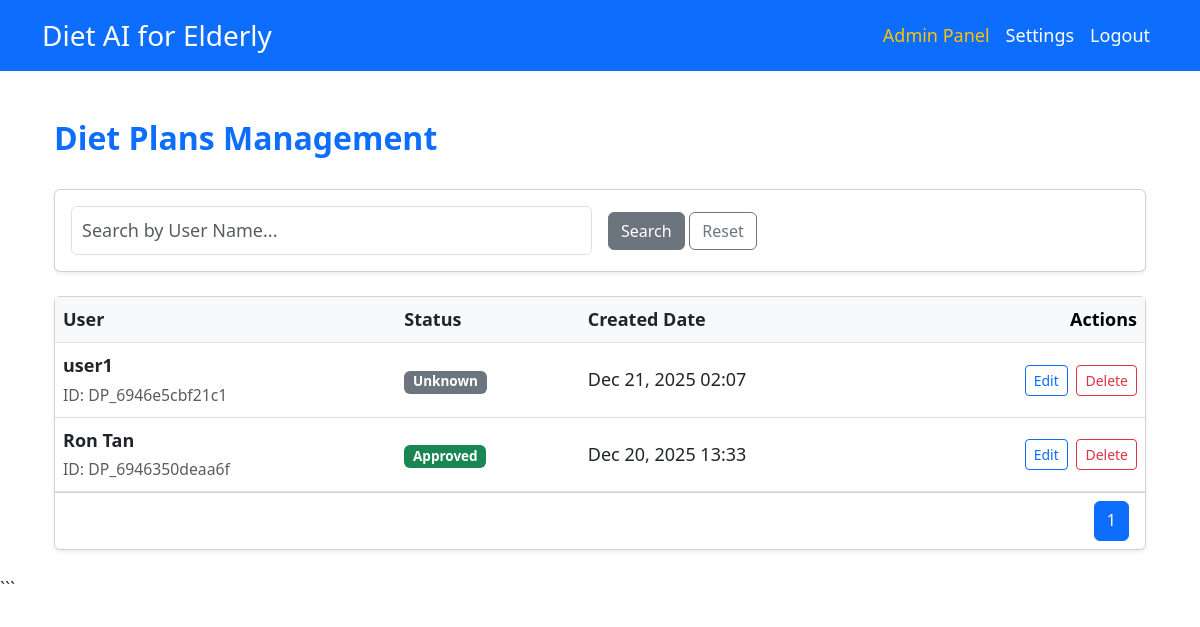
The page /pages/admin/diet-plans.php (signed in) on the database as committed earlier.
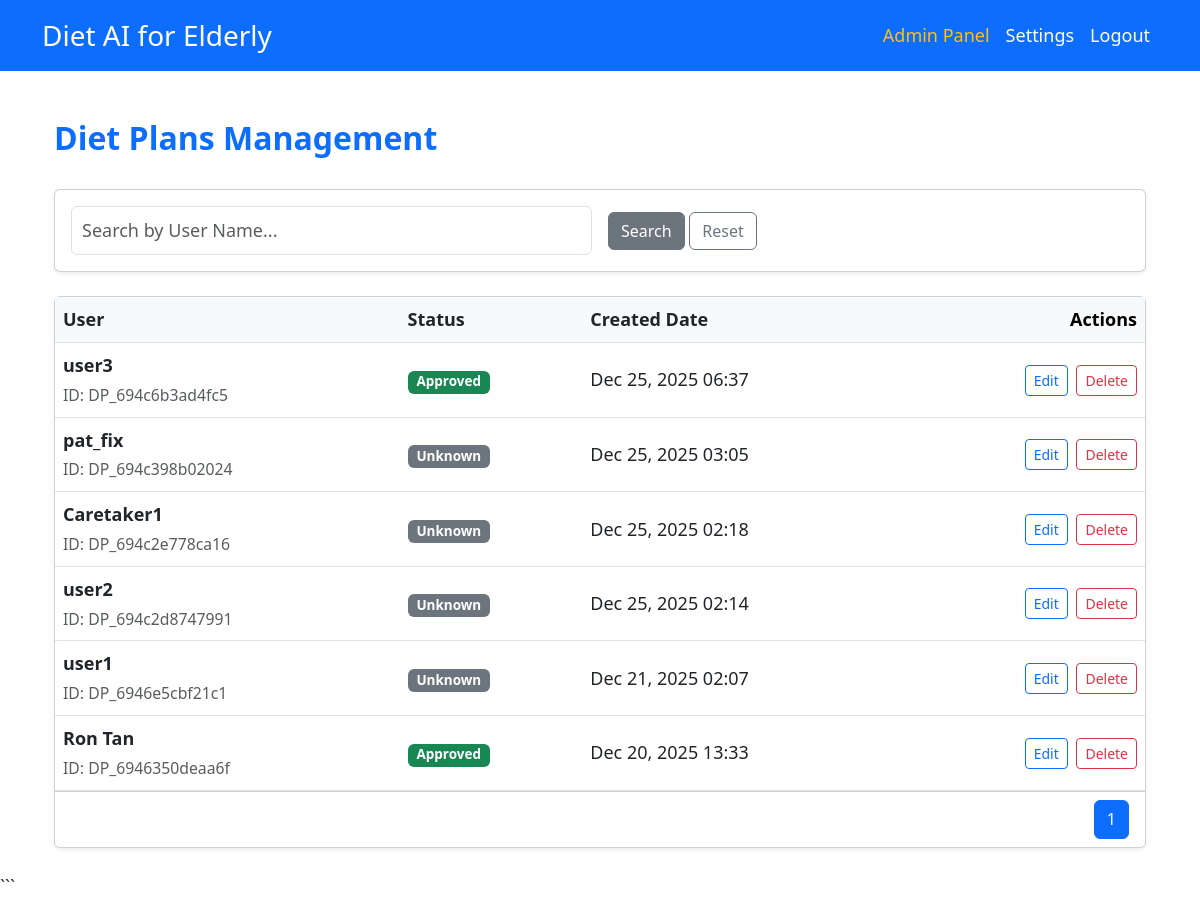
The same page on the database as committed later.
### tables this page shows
CREATE TABLE `diet_plans` (
  `dietPlanID` varchar(50) NOT NULL,
  `elderlyID` varchar(50) NOT NULL,
  `createdAt` datetime NOT NULL DEFAULT current_timestamp()
);

CREATE TABLE `users` (
  `userID` varchar(50) NOT NULL,
  `name` varchar(100) NOT NULL,
  `username` varchar(50) NOT NULL,
  `password` varchar(255) NOT NULL,
  `email` varchar(100) NOT NULL,
  `phoneNo` varchar(20) NOT NULL,
  `age` int(11) NOT NULL,
  `gender` enum('Male','Female','Other') NOT NULL,
  `role` enum('Admin','Dietitian','User','Caretaker') NOT NULL
);

CREATE TABLE `diet_plan_approvals` (
  `approvalID` varchar(50) NOT NULL,
  `dietPlanID` varchar(50) NOT NULL,
  `dietitianID` varchar(50) DEFAULT NULL,
  `status` enum('Pending','Approved','Revise') NOT NULL DEFAULT 'Pending',
  `approvalDate` datetime DEFAULT NULL
);

### pages/admin/diet-plans.php (the view, shortened to what the changed rows need)
<?php
require_once '../../includes/db.php';
include '../../includes/header.php';
$search = $_GET['search'] ?? '';
$sort = $_GET['sort'] ?? 'createdAt';
$dir = $_GET['dir'] ?? 'DESC';
$page = isset($_GET['page']) ? (int) $_GET['page'] : 1;
$perPage = 10;
$offset = ($page - 1) * $perPage;
$query = "
    SELECT dp.dietPlanID, dp.createdAt, u.name as elderlyName, dpa.status
    FROM diet_plans dp
    JOIN users u ON dp.elderlyID = u.userID
    LEFT JOIN diet_plan_approvals dpa ON dp.dietPlanID = dpa.dietPlanID
    WHERE 1=1
";
$params = [];
$countStmt = $pdo->prepare("SELECT COUNT(*) FROM (" . $query . ") as count_table");
$countStmt->execute($params);
$totalRecords = $countStmt->fetchColumn();
$totalPages = ceil($totalRecords / $perPage);
$query .= " ORDER BY $sort $dir LIMIT $perPage OFFSET $offset";
$stmt = $pdo->prepare($query);
$stmt->execute($params);
$plans = $stmt->fetchAll(PDO::FETCH_ASSOC);
function getSortLink($column, $currentSort, $currentDir, $search)
{
    $newDir = ($column == $currentSort && $currentDir == 'ASC') ? 'DESC' : 'ASC';
    return "?sort=$column&dir=$newDir&search=" . urlencode($search);
}
function getSortIcon($column, $currentSort, $currentDir)
{
    if ($column != $currentSort)
        return '<i class="bi bi-arrow-down-up text-muted small ms-1"></i>';
    return $currentDir == 'ASC' ? '<i class="bi bi-arrow-up-short ms-1"></i>' : '<i class="bi bi-arrow-down-short ms-1"></i>';
}
?>
<div class="container-fluid py-4">
    <div class="d-flex justify-content-between align-items-center mb-4">
        <h2 class="text-primary"><i class="bi bi-journal-medical"></i> Diet Plans Management</h2>
    </div>
    <div class="card shadow-sm">
        <div class="card-body p-0">
            <div class="table-responsive">
                <table class="table table-hover mb-0 align-middle">
                    <thead class="table-light">
                        <tr>
                            <th><a href="<?= getSortLink('elderlyName', $sort, $dir, $search) ?>"
                                    class="text-dark text-decoration-none">User
                                    <?= getSortIcon('elderlyName', $sort, $dir) ?></a></th>
                            <th><a href="<?= getSortLink('status', $sort, $dir, $search) ?>"
                                    class="text-dark text-decoration-none">Status
                                    <?= getSortIcon('status', $sort, $dir) ?></a></th>
                            <th><a href="<?= getSortLink('createdAt', $sort, $dir, $search) ?>"
                                    class="text-dark text-decoration-none">Created Date
                                    <?= getSortIcon('createdAt', $sort, $dir) ?></a></th>
                            <th class="text-end">Actions</th>
                        </tr>
                    </thead>
                    <tbody>
                        <?php if (empty($plans)): ?>
                            <tr>
                                <td colspan="4" class="text-center py-4">No diet plans found.</td>
                            </tr>
                        <?php else: ?>
                            <?php foreach ($plans as $p): ?>
                                <tr>
                                    <td>
                                        <div class="fw-bold"><?= htmlspecialchars($p['elderlyName']) ?></div>
                                        <small class="text-muted">ID: <?= $p['dietPlanID'] ?></small>
                                    </td>
                                    <td>
                                        <?php
                                        $badge = 'secondary';
                                        if ($p['status'] == 'Approved')
                                            $badge = 'success';
                                        ?>
                                        <span class="badge bg-<?= $badge ?>"><?= $p['status'] ?? 'Unknown' ?></span>
                                    </td>
                                    <td><?= date('M d, Y H:i', strtotime($p['createdAt'])) ?></td>
                                    <td class="text-end">
                                        <a href="../../pages/review-plans.php?id=<?= $p['dietPlanID'] ?>"
                                            class="btn btn-sm btn-outline-primary me-1">
                                            <i class="bi bi-pencil"></i> Edit
                                        </a>
                                        <form method="post" class="d-inline"
                                            onsubmit="return confirm('Are you sure you want to delete this plan? This cannot be undone.');">
                                            <button type="submit" class="btn btn-sm btn-outline-danger">
                                                <i class="bi bi-trash"></i> Delete
                                            </button>
                                        </form>
                                    </td>
                                </tr>
                            <?php endforeach; ?>
                        <?php endif; ?>
                    </tbody>
                </table>
            </div>
        </div>
        <div class="card-footer bg-white d-flex justify-content-end">
            <nav>
                <ul class="pagination mb-0">
                    <?php for ($i = 1; $i <= $totalPages; $i++): ?>
                        <li class="page-item <?= $i == $page ? 'active' : '' ?>">
                            <a class="page-link"
                                href="?page=<?= $i ?>&search=<?= urlencode($search) ?>&sort=<?= $sort ?>&dir=<?= $dir ?>"><?= $i ?></a>
                        </li>
                    <?php endfor; ?>
                </ul>
            </nav>
        </div>
    </div>
</div>
<?php include '../../includes/footer.php'; ?>

Rows that differ between the two databases and show on the page:
added diet_plans: users.name "user3", dietPlanID "DP_694c6b3ad4fc5", diet_plan_approvals.status "Approved", createdAt "Dec 25, 2025 06:37"
added diet_plans: users.name "pat_fix", dietPlanID "DP_694c398b02024", status "Unknown", createdAt "Dec 25, 2025 03:05"
added diet_plans: users.name "Caretaker1", dietPlanID "DP_694c2e778ca16", status "Unknown", createdAt "Dec 25, 2025 02:18"
added diet_plans: users.name "user2", dietPlanID "DP_694c2d8747991", status "Unknown", createdAt "Dec 25, 2025 02:14"
